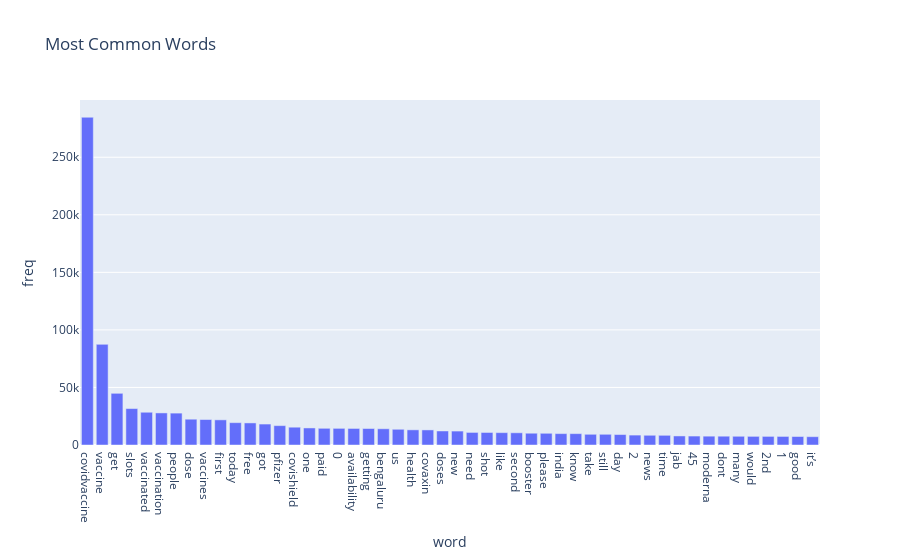

Notebook code cell kept with this figure:
### Code cell
word_counts = Counter(word_list).most_common(50)
words_df = pd.DataFrame(word_counts)
words_df.columns = ['word', 'freq']

ex.bar(words_df, x='word', y='freq', title='Most Common Words')

### Figure 1 — Plotly figure (JSON) as saved in the notebook; plotly's stock layout.template omitted (floating-point values rounded to 4 significant figures)
{"data": [{"alignmentgroup": "True", "hovertemplate": "word=%{x}<br>freq=%{y}<extra></extra>", "legendgroup": "", "marker": {"color": "#636efa", "pattern": {"shape": ""}}, "name": "", "offsetgroup": "", "orientation": "v", "showlegend": false, "textposition": "auto", "type": "bar", "x": ["covidvaccine", "vaccine", "get", "slots", "vaccinated", "vaccination", "people", "dose", "vaccines", "first", "today", "free", "got", "pfizer", "covishield", "one", "paid", "0", "availability", "getting", "bengaluru", "us", "health", "covaxin", "doses", "new", "need", "shot", "like", "second", "booster", "please", "india", "know", "take", "still", "day", "2", "news", "time", "jab", "45", "moderna", "dont", "many", "would", "2nd", "1", "good", "it’s"], "xaxis": "x", "y": [284754, 87427, 44913, 31649, 28453, 27874, 27701, 22404, 22126, 21854, 19404, 19184, 18198, 16825, 15461, 14812, 14513, 14464, 14379, 14332, 14102, 13659, 13169, 13106, 12186, 12106, 10919, 10877, 10732, 10608, 10238, 10174, 9898, 9866, 9301, 9301, 9067, 8614, 8449, 8421, 7863, 7771, 7672, 7642, 7576, 7507, 7480, 7444, 7387, 7225], "yaxis": "y"}], "layout": {"barmode": "relative", "legend": {"tracegroupgap": 0}, "title": {"text": "Most Common Words"}, "xaxis": {"anchor": "y", "domain": [0, 1], "title": {"text": "word"}}, "yaxis": {"anchor": "x", "domain": [0, 1], "title": {"text": "freq"}}}}
